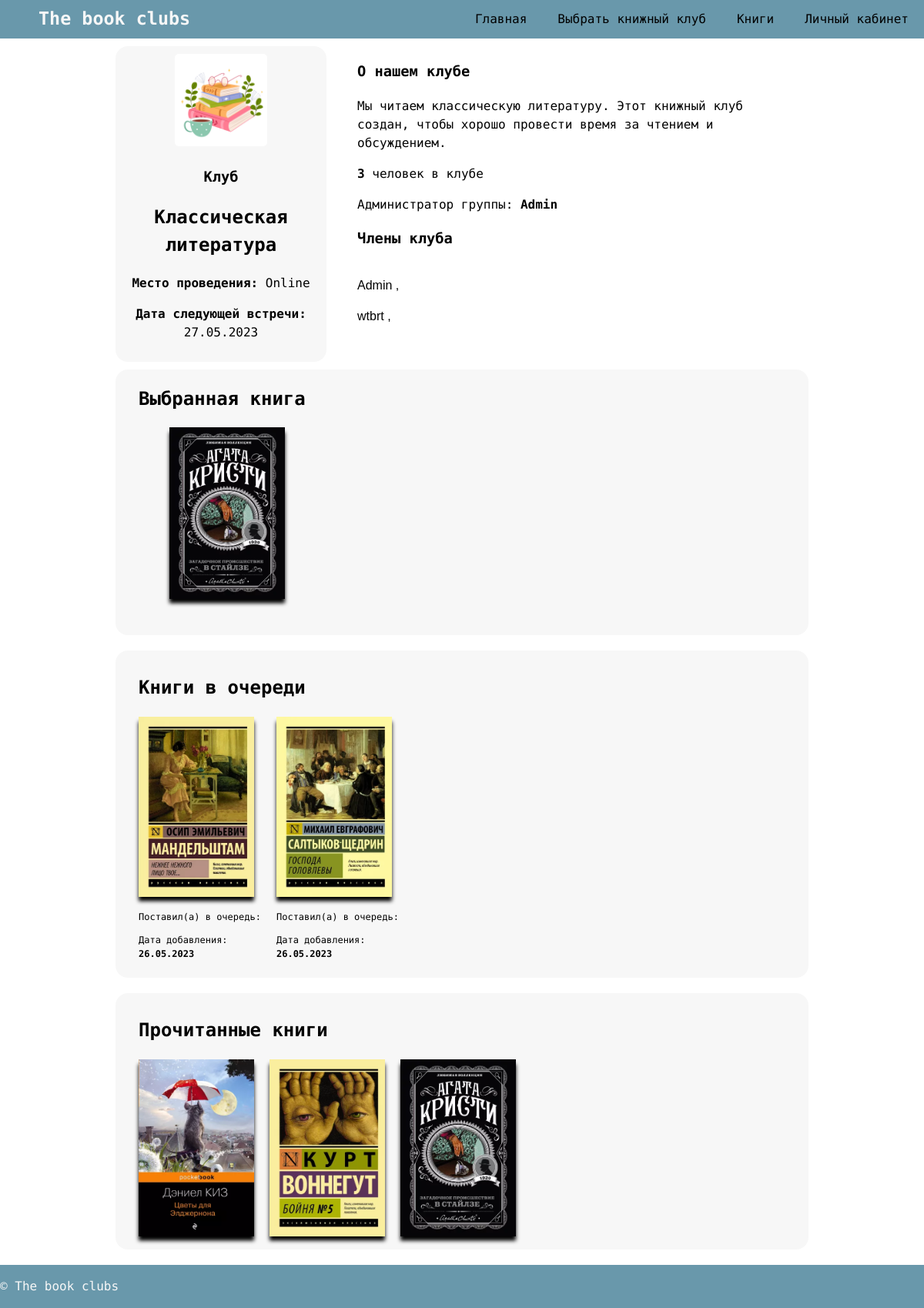
The app's page /club/1/, older data.
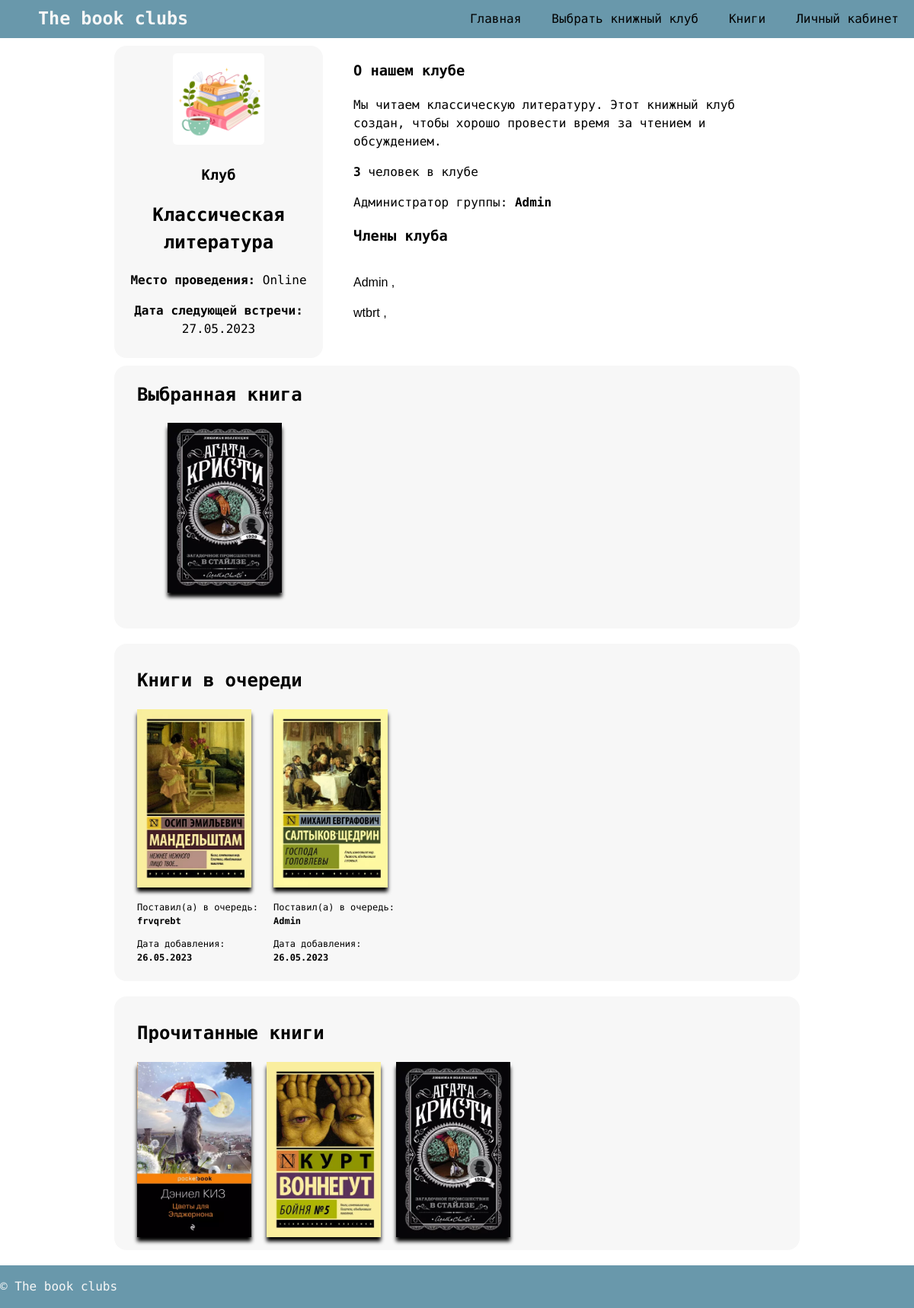
The same page, newer data.
### club/models.py (models this page shows, shortened)
class Queue(models.Model):
    club = models.ForeignKey(BookClub, on_delete=models.CASCADE)
    member = models.ForeignKey(User, on_delete=models.CASCADE, null=True)
    book = models.ForeignKey(Book, on_delete=models.CASCADE)
    created_at = models.DateTimeField(auto_now_add=True)

class Book(models.Model):
    name = models.CharField(max_length=200)
    author = models.CharField(max_length=200, default='None', null=True)
    description = models.TextField()
    image = models.ImageField(upload_to='images')
    average_rating = models.DecimalField(max_digits=3, decimal_places=2, null=True)

### club/views.py (the view)
# urls.py: path('club/<int:club_id>/', views.club_detail, name='club_detail'),
def club_detail(request, club_id):
    club = get_object_or_404(BookClub, id=club_id)
    book_queue = Queue.objects.filter(club=club)
    return render(request, 'club/club_detail.html', {'club': club, 'book_queue': book_queue})

### templates/club/club_detail.html (shortened to what this page needs)
{% extends 'base.html' %}
{% load static %}
{% block content %}
<div class="club-details">
    <div class="club-info">
        <div class="club-cart-image">
            <img src="{{ club.image.url }}" width="120" height="120">
            <h3>Клуб</h3>
            <h2>{{ club.name }}</h2>
            <p><strong>Место проведения: </strong>{{ club.venue }}</p>
            <p><strong>Дата следующей встречи: </strong>{{ club.meeting.date|date:"d.m.Y"}}</p>
        </div>
        <div class="club-cart-desc">
            <div>
                <h3>О нашем клубе</h3>
                <p>{{ club.description }}</p>
            </div>
            <div class="club-members">
                <p><b>{{ club.members.count }}</b> человек в клубе</p>
                <p>Администратор группы: <b>{{ club.admin }}</b></p>
                <h3>Члены клуба</h3>
                <div class="hidden-members">
                    {% for member in club.members.all %}
                    <p>{{ member }} ,</p>
                    {% endfor %}
                </div>
            </div>
        </div>
    </div>
    <div class="club-selected-book">
        <h2>Выбранная книга</h2>
        {% if club.selected_book %}
        <div class="book-details">
            <div class="book-cover">
                    <img src="{{ club.selected_book.image.url }}" alt="{{ club.selected_book.name }} cover">
            </div>
            <div class="book-info">
            </div>
        </div>
        {% else %}
        <p>Книга для прочтения ещё не выбрана.</p>
        {% endif %}
    </div>
    <div class="club-book-queue">
        <h2>Книги в очереди</h2>
        <div class="club-queue-container">
            {% for queue in book_queue %}
                <div class="club-queue-item">
                    <img src="{{ queue.book.image.url }}" alt="{{ queue.book.name }} cover">
                    <p>Поставил(а) в очередь: <br> <b>{{ queue.member.username }}</b></p>
                    <p>Дата добавления: <br> <b>{{ queue.created_at|date:"d.m.Y" }}</b></p>
                </div>
            {% endfor %}
        </div>
    </div>
    <div class="club-read-books">
        <h2>Прочитанные книги</h2>
        <div class="club-read-container">
            {% for book in club.read_books.all %}
                <div class="club-read-item">
                    <img src="{{ book.image.url }}" alt="{{book_read.name }} cover" height="230">
                </div>
            {% endfor %}
        </div>
    </div>
</div>
{% endblock %}

Row changes from the older to the newer data that the page shows:
changed Queue: member.username (not shown) → "frvqrebt"
changed Queue: member.username (not shown) → "Admin"
